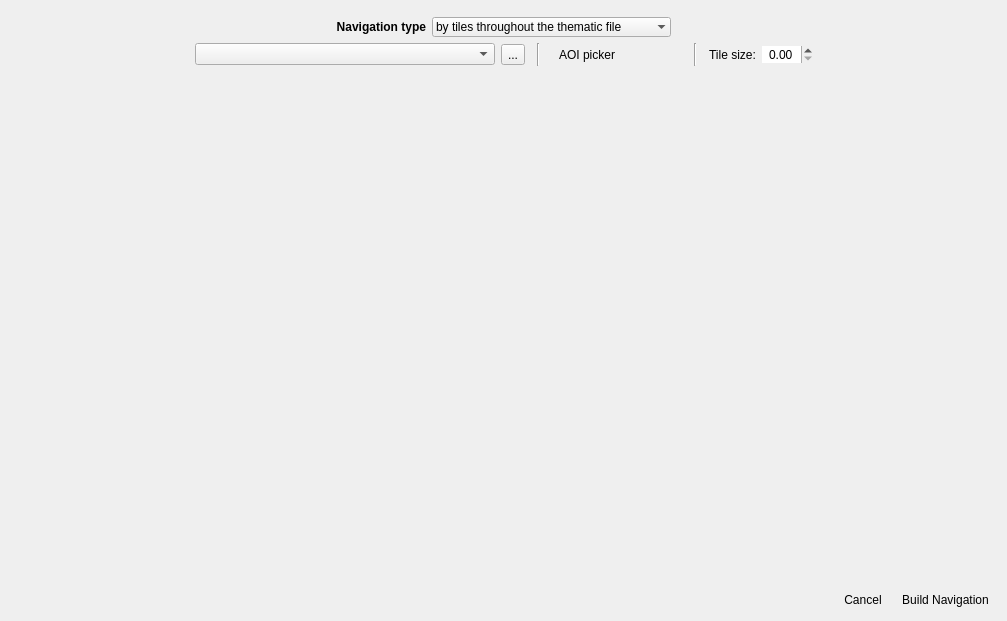
<?xml version="1.0" encoding="UTF-8"?>
<ui version="4.0">
 <class>Dialog</class>
 <widget class="QDialog" name="Dialog">
  <property name="geometry">
   <rect>
    <x>0</x>
    <y>0</y>
    <width>1007</width>
    <height>621</height>
   </rect>
  </property>
  <property name="windowTitle">
   <string>ThRasE - Build Navigation</string>
  </property>
  <layout class="QVBoxLayout" name="verticalLayout">
   <item>
    <widget class="QgsMessageBar" name="MsgBar">
     <property name="sizePolicy">
      <sizepolicy hsizetype="Minimum" vsizetype="Fixed">
       <horstretch>0</horstretch>
       <verstretch>0</verstretch>
      </sizepolicy>
     </property>
     <property name="frameShape">
      <enum>QFrame::NoFrame</enum>
     </property>
     <property name="lineWidth">
      <number>0</number>
     </property>
    </widget>
   </item>
   <item>
    <widget class="QWidget" name="NavTypeBlock" native="true">
     <property name="sizePolicy">
      <sizepolicy hsizetype="Preferred" vsizetype="Maximum">
       <horstretch>0</horstretch>
       <verstretch>0</verstretch>
      </sizepolicy>
     </property>
     <layout class="QVBoxLayout" name="verticalLayout_2">
      <property name="leftMargin">
       <number>0</number>
      </property>
      <property name="topMargin">
       <number>0</number>
      </property>
      <property name="rightMargin">
       <number>0</number>
      </property>
      <property name="bottomMargin">
       <number>0</number>
      </property>
      <item>
       <widget class="QWidget" name="widget_2" native="true">
        <layout class="QHBoxLayout" name="horizontalLayout_5">
         <property name="leftMargin">
          <number>0</number>
         </property>
         <property name="topMargin">
          <number>0</number>
         </property>
         <property name="rightMargin">
          <number>0</number>
         </property>
         <property name="bottomMargin">
          <number>0</number>
         </property>
         <item>
          <spacer name="horizontalSpacer_4">
           <property name="orientation">
            <enum>Qt::Horizontal</enum>
           </property>
           <property name="sizeHint" stdset="0">
            <size>
             <width>40</width>
             <height>20</height>
            </size>
           </property>
          </spacer>
         </item>
         <item>
          <widget class="QLabel" name="label_2">
           <property name="font">
            <font>
             <weight>75</weight>
             <bold>true</bold>
            </font>
           </property>
           <property name="text">
            <string>Navigation type</string>
           </property>
           <property name="alignment">
            <set>Qt::AlignRight|Qt::AlignTrailing|Qt::AlignVCenter</set>
           </property>
          </widget>
         </item>
         <item>
          <widget class="QComboBox" name="QCBox_BuildNavType">
           <property name="sizePolicy">
            <sizepolicy hsizetype="Preferred" vsizetype="Maximum">
             <horstretch>0</horstretch>
             <verstretch>0</verstretch>
            </sizepolicy>
           </property>
           <property name="maximumSize">
            <size>
             <width>16777215</width>
             <height>42</height>
            </size>
           </property>
           <property name="styleSheet">
            <string notr="true">padding-left: 3px;padding-right: 3px;</string>
           </property>
           <property name="sizeAdjustPolicy">
            <enum>QComboBox::AdjustToContents</enum>
           </property>
           <property name="frame">
            <bool>false</bool>
           </property>
           <item>
            <property name="text">
             <string>by tiles throughout the thematic file</string>
            </property>
           </item>
           <item>
            <property name="text">
             <string>by tiles throughout the AOI</string>
            </property>
           </item>
           <item>
            <property name="text">
             <string>by tiles throughout a shapefile</string>
            </property>
           </item>
           <item>
            <property name="text">
             <string>by tiles throughout points</string>
            </property>
           </item>
           <item>
            <property name="text">
             <string>by tiles throughout centroid of polygons</string>
            </property>
           </item>
          </widget>
         </item>
         <item>
          <spacer name="horizontalSpacer_5">
           <property name="orientation">
            <enum>Qt::Horizontal</enum>
           </property>
           <property name="sizeHint" stdset="0">
            <size>
             <width>40</width>
             <height>20</height>
            </size>
           </property>
          </spacer>
         </item>
        </layout>
       </widget>
      </item>
      <item>
       <widget class="QWidget" name="NavTypeBlockWidget" native="true">
        <property name="sizePolicy">
         <sizepolicy hsizetype="Preferred" vsizetype="Fixed">
          <horstretch>0</horstretch>
          <verstretch>0</verstretch>
         </sizepolicy>
        </property>
        <layout class="QHBoxLayout" name="horizontalLayout_10">
         <property name="leftMargin">
          <number>0</number>
         </property>
         <property name="topMargin">
          <number>0</number>
         </property>
         <property name="rightMargin">
          <number>0</number>
         </property>
         <property name="bottomMargin">
          <number>0</number>
         </property>
         <item>
          <spacer name="horizontalSpacer_2">
           <property name="orientation">
            <enum>Qt::Horizontal</enum>
           </property>
           <property name="sizeHint" stdset="0">
            <size>
             <width>40</width>
             <height>20</height>
            </size>
           </property>
          </spacer>
         </item>
         <item>
          <widget class="QWidget" name="NavTiles_widgetFile" native="true">
           <layout class="QHBoxLayout" name="horizontalLayout_6">
            <property name="leftMargin">
             <number>0</number>
            </property>
            <property name="topMargin">
             <number>0</number>
            </property>
            <property name="rightMargin">
             <number>0</number>
            </property>
            <property name="bottomMargin">
             <number>0</number>
            </property>
            <item>
             <widget class="QWidget" name="widget_6" native="true">
              <property name="maximumSize">
               <size>
                <width>16777215</width>
                <height>32</height>
               </size>
              </property>
              <layout class="QHBoxLayout" name="horizontalLayout_12">
               <property name="leftMargin">
                <number>0</number>
               </property>
               <property name="topMargin">
                <number>0</number>
               </property>
               <property name="rightMargin">
                <number>0</number>
               </property>
               <property name="bottomMargin">
                <number>0</number>
               </property>
               <item>
                <widget class="QgsMapLayerComboBox" name="QCBox_BuildNavFile">
                 <property name="sizePolicy">
                  <sizepolicy hsizetype="Fixed" vsizetype="Fixed">
                   <horstretch>0</horstretch>
                   <verstretch>0</verstretch>
                  </sizepolicy>
                 </property>
                 <property name="minimumSize">
                  <size>
                   <width>300</width>
                   <height>0</height>
                  </size>
                 </property>
                 <property name="allowEmptyLayer">
                  <bool>true</bool>
                 </property>
                </widget>
               </item>
               <item>
                <widget class="QToolButton" name="QPBtn_BrowseBuildNavFile">
                 <property name="text">
                  <string>...</string>
                 </property>
                </widget>
               </item>
              </layout>
             </widget>
            </item>
            <item>
             <spacer name="horizontalSpacer_12">
              <property name="orientation">
               <enum>Qt::Horizontal</enum>
              </property>
              <property name="sizeType">
               <enum>QSizePolicy::Fixed</enum>
              </property>
              <property name="sizeHint" stdset="0">
               <size>
                <width>6</width>
                <height>20</height>
               </size>
              </property>
             </spacer>
            </item>
            <item>
             <widget class="Line" name="line_7">
              <property name="orientation">
               <enum>Qt::Vertical</enum>
              </property>
             </widget>
            </item>
            <item>
             <spacer name="horizontalSpacer_14">
              <property name="orientation">
               <enum>Qt::Horizontal</enum>
              </property>
              <property name="sizeType">
               <enum>QSizePolicy::Fixed</enum>
              </property>
              <property name="sizeHint" stdset="0">
               <size>
                <width>6</width>
                <height>20</height>
               </size>
              </property>
             </spacer>
            </item>
           </layout>
          </widget>
         </item>
         <item>
          <widget class="QWidget" name="NavTiles_widgetAOI" native="true">
           <layout class="QHBoxLayout" name="horizontalLayout_4">
            <property name="leftMargin">
             <number>0</number>
            </property>
            <property name="topMargin">
             <number>0</number>
            </property>
            <property name="rightMargin">
             <number>0</number>
            </property>
            <property name="bottomMargin">
             <number>0</number>
            </property>
            <item>
             <widget class="QToolButton" name="AOI_Picker">
              <property name="text">
               <string>AOI picker</string>
              </property>
              <property name="icon">
               <iconset>
                <normaloff>:/plugins/thrase/icons/polygon_picker.svg</normaloff>:/plugins/thrase/icons/polygon_picker.svg</iconset>
              </property>
              <property name="toolButtonStyle">
               <enum>Qt::ToolButtonTextBesideIcon</enum>
              </property>
              <property name="autoRaise">
               <bool>true</bool>
              </property>
             </widget>
            </item>
            <item>
             <widget class="QToolButton" name="UndoAOI">
              <property name="enabled">
               <bool>false</bool>
              </property>
              <property name="toolTip">
               <string>Undo the last AOI created</string>
              </property>
              <property name="icon">
               <iconset>
                <normaloff>:/plugins/thrase/icons/undo.svg</normaloff>:/plugins/thrase/icons/undo.svg</iconset>
              </property>
              <property name="toolButtonStyle">
               <enum>Qt::ToolButtonIconOnly</enum>
              </property>
              <property name="autoRaise">
               <bool>true</bool>
              </property>
             </widget>
            </item>
            <item>
             <widget class="QToolButton" name="DeleteAllAOI">
              <property name="enabled">
               <bool>false</bool>
              </property>
              <property name="toolTip">
               <string>Delete all AOI</string>
              </property>
              <property name="icon">
               <iconset>
                <normaloff>:/plugins/thrase/icons/trash.svg</normaloff>:/plugins/thrase/icons/trash.svg</iconset>
              </property>
              <property name="toolButtonStyle">
               <enum>Qt::ToolButtonIconOnly</enum>
              </property>
              <property name="autoRaise">
               <bool>true</bool>
              </property>
             </widget>
            </item>
            <item>
             <spacer name="horizontalSpacer_11">
              <property name="orientation">
               <enum>Qt::Horizontal</enum>
              </property>
              <property name="sizeType">
               <enum>QSizePolicy::Fixed</enum>
              </property>
              <property name="sizeHint" stdset="0">
               <size>
                <width>6</width>
                <height>20</height>
               </size>
              </property>
             </spacer>
            </item>
            <item>
             <widget class="Line" name="line_6">
              <property name="orientation">
               <enum>Qt::Vertical</enum>
              </property>
             </widget>
            </item>
            <item>
             <spacer name="horizontalSpacer_13">
              <property name="orientation">
               <enum>Qt::Horizontal</enum>
              </property>
              <property name="sizeType">
               <enum>QSizePolicy::Fixed</enum>
              </property>
              <property name="sizeHint" stdset="0">
               <size>
                <width>6</width>
                <height>20</height>
               </size>
              </property>
             </spacer>
            </item>
           </layout>
          </widget>
         </item>
         <item>
          <widget class="QLabel" name="label_3">
           <property name="text">
            <string>Tile size:</string>
           </property>
           <property name="alignment">
            <set>Qt::AlignCenter</set>
           </property>
          </widget>
         </item>
         <item>
          <widget class="QDoubleSpinBox" name="tileSize">
           <property name="frame">
            <bool>false</bool>
           </property>
           <property name="alignment">
            <set>Qt::AlignCenter</set>
           </property>
          </widget>
         </item>
         <item>
          <spacer name="horizontalSpacer_3">
           <property name="orientation">
            <enum>Qt::Horizontal</enum>
           </property>
           <property name="sizeHint" stdset="0">
            <size>
             <width>40</width>
             <height>20</height>
            </size>
           </property>
          </spacer>
         </item>
        </layout>
       </widget>
      </item>
     </layout>
    </widget>
   </item>
   <item>
    <widget class="RenderWidget" name="render_widget" native="true">
     <property name="sizePolicy">
      <sizepolicy hsizetype="Ignored" vsizetype="Ignored">
       <horstretch>0</horstretch>
       <verstretch>0</verstretch>
      </sizepolicy>
     </property>
    </widget>
   </item>
   <item>
    <widget class="QWidget" name="widget" native="true">
     <property name="sizePolicy">
      <sizepolicy hsizetype="Preferred" vsizetype="Maximum">
       <horstretch>0</horstretch>
       <verstretch>0</verstretch>
      </sizepolicy>
     </property>
     <layout class="QHBoxLayout" name="horizontalLayout">
      <property name="leftMargin">
       <number>0</number>
      </property>
      <property name="topMargin">
       <number>0</number>
      </property>
      <property name="rightMargin">
       <number>0</number>
      </property>
      <property name="bottomMargin">
       <number>0</number>
      </property>
      <item>
       <spacer name="horizontalSpacer">
        <property name="orientation">
         <enum>Qt::Horizontal</enum>
        </property>
        <property name="sizeHint" stdset="0">
         <size>
          <width>40</width>
          <height>20</height>
         </size>
        </property>
       </spacer>
      </item>
      <item>
       <widget class="QToolButton" name="CloseButton">
        <property name="text">
         <string>Cancel</string>
        </property>
        <property name="icon">
         <iconset>
          <normaloff>:/plugins/thrase/icons/close.svg</normaloff>:/plugins/thrase/icons/close.svg</iconset>
        </property>
        <property name="toolButtonStyle">
         <enum>Qt::ToolButtonTextBesideIcon</enum>
        </property>
        <property name="autoRaise">
         <bool>true</bool>
        </property>
       </widget>
      </item>
      <item>
       <widget class="QToolButton" name="QPBtn_BuildNavigation">
        <property name="text">
         <string>Build Navigation</string>
        </property>
        <property name="icon">
         <iconset>
          <normaloff>:/plugins/thrase/icons/run_nav.svg</normaloff>:/plugins/thrase/icons/run_nav.svg</iconset>
        </property>
        <property name="toolButtonStyle">
         <enum>Qt::ToolButtonTextBesideIcon</enum>
        </property>
        <property name="autoRaise">
         <bool>true</bool>
        </property>
       </widget>
      </item>
     </layout>
    </widget>
   </item>
  </layout>
 </widget>
 <customwidgets>
  <customwidget>
   <class>QgsMapLayerComboBox</class>
   <extends>QComboBox</extends>
   <header>qgis.gui</header>
  </customwidget>
  <customwidget>
   <class>QgsMessageBar</class>
   <extends>QFrame</extends>
   <header>qgis.gui</header>
   <container>1</container>
  </customwidget>
  <customwidget>
   <class>RenderWidget</class>
   <extends>QWidget</extends>
   <header>ThRasE.gui.render_widget</header>
   <container>1</container>
  </customwidget>
 </customwidgets>
 <resources/>
 <connections>
  <connection>
   <sender>CloseButton</sender>
   <signal>clicked()</signal>
   <receiver>Dialog</receiver>
   <slot>reject()</slot>
   <hints>
    <hint type="sourcelabel">
     <x>732</x>
     <y>597</y>
    </hint>
    <hint type="destinationlabel">
     <x>576</x>
     <y>619</y>
    </hint>
   </hints>
  </connection>
  <connection>
   <sender>QPBtn_BuildNavigation</sender>
   <signal>clicked()</signal>
   <receiver>Dialog</receiver>
   <slot>accept()</slot>
   <hints>
    <hint type="sourcelabel">
     <x>914</x>
     <y>590</y>
    </hint>
    <hint type="destinationlabel">
     <x>1012</x>
     <y>531</y>
    </hint>
   </hints>
  </connection>
 </connections>
</ui>
